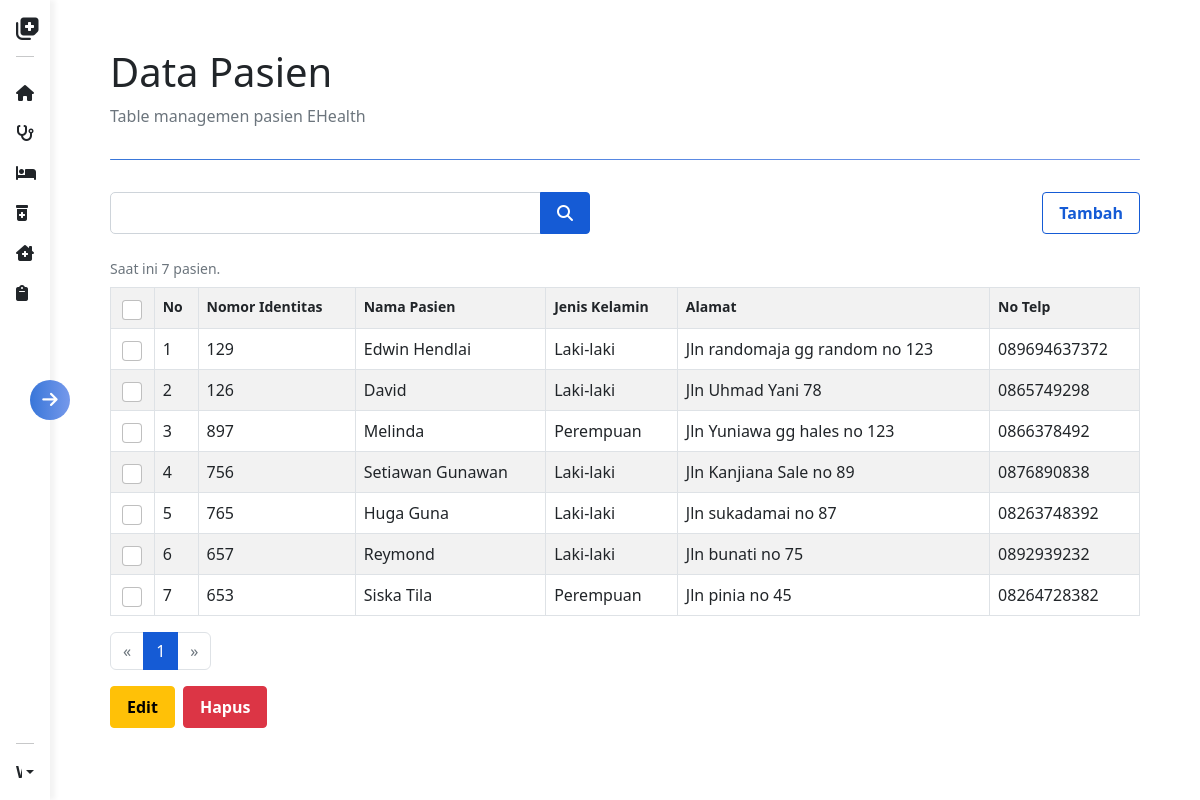
The page /php/pasien/index.php (signed in) on the database its author committed.
### tables this page shows
CREATE TABLE `tb_pasien` (
  `id` int(11) NOT NULL,
  `nomor_identitas` varchar(30) NOT NULL,
  `nama_pasien` varchar(80) NOT NULL,
  `jenis_kelamin` enum('L','P') NOT NULL,
  `alamat` text NOT NULL,
  `no_telp` varchar(15) NOT NULL
);

### php/functions.php (called while the page is built, shortened)
<?php
$conn = mysqli_connect('localhost', 'root', '', 'rumahsakit');
function query($q){
    global $conn;
    $data = mysqli_query($conn, $q);
    $arr = [];
    while($a = mysqli_fetch_assoc($data)){
        $arr[] = $a;
    }
    return $arr;
}
?>

### php/pasien/index.php (the view, shortened to what this page needs)
<?php
require_once "../functions.php";
$current_table = 'tb_pasien';
$datas = query("SELECT * FROM `$current_table`");
$total_datas = count($datas);
$limit = 10;
$current_page = (int) ($_GET['page'] ?? 1);
$start = ($current_page - 1) * $limit;
$total_pages = (int) ceil(count($datas) / $limit);
if(isset($_GET['search']) || isset($_POST['search-btn'])){
    $keyword = $_GET['search'] ?? $_POST['search'];
    $datas = search($keyword, $current_table);
    $total_datas = count($datas);
    $total_pages = (int) ceil(count($datas) / $limit);
    $datas = searchWithLimit($keyword, $start, $limit, $current_table);
}else{
    $datas = query("SELECT * FROM `$current_table` LIMIT $start, $limit");
}
?>
<?php require_once "../partials/header.php" ?>
<div class="d-flex">
    <?php require_once "../partials/sidebar.php" ?>
    <div class="container-fluid py-5 mx-5" style="overflow-y: auto; max-height: 100vh;">
        <h1>Data Pasien</h1>
        <p class="text-muted">Table managemen pasien EHealth</p>
        <div class="d-flex align-items-center justify-content-between mb-3" style="margin-top: 4rem;">
            <form action="" method="post" style="width: 100%; max-width: 480px;">
                <div class="input-group">
                    <input type="text" name="search" id="search-input" class="form-control" data-table="<?= $current_table ?>" value="<?= $keyword ?? ''?>">
                    <button type="submit" name="search-btn" class="btn btn-primary"><i class="fa-solid fa-magnifying-glass"></i></button>
                </div>
            </form>
            <a href="./tambah.php" class="btn btn-outline-primary">Tambah</a>
        </div>
        <div class="table-responsive" id="table-element">
            <?php if(count($datas) > 0): ?>
                <form action="" method="post" id="checked_form">
                    <table class="table table-striped table-bordered caption-top">
                        <caption>Saat ini <?= $total_datas ?> pasien.</caption>
                        <tr>
                            <th>
                                <input type="checkbox" class="form-check-input mx-auto d-block" id="select-all-checks" style="width: 20px; height: 20px;">
                            </th>
                            <th>No</th>
                            <th>Nomor Identitas</th>
                            <th>Nama Pasien</th>
                            <th>Jenis Kelamin</th>
                            <th>Alamat</th>
                            <th>No Telp</th>
                        </tr>
                        <?php $i = $start + 1; foreach($datas as $data): ?>
                            <tr>
                                <td>
                                    <input type="checkbox" class="form-check-input checks mx-auto d-block" style="width: 20px; height: 20px;" name="<?= "select_single_$i"?>" value="<?= $data['id']?>">
                                </td>
                                <td><?= $i?></td>
                                <td><?= $data['nomor_identitas']?></td>
                                <td><?= $data['nama_pasien']?></td>
                                <td><?= $data['jenis_kelamin'] === "L" ? "Laki-laki" : "Perempuan"?></td>
                                <td><?= $data['alamat']?></td>
                                <td><?= $data['no_telp']?></td>
                            </tr>
                        <?php $i++; endforeach; ?>
                    </table>
                </form>
                <nav aria-label="Page navigation example">
                    <ul class="pagination gap-0">
                        <li class="page-item <?= $current_page == 1 ? 'disabled' : ''?>">
                            <a class="page-link" href="?<?= isset($keyword) ? "search=$keyword&" : ''?>page=<?= $current_page - 1?>" aria-label="Previous">
                                <span aria-hidden="true">&laquo;</span>
                            </a>
                        </li>
                        <?php for($j = 0; $j < $total_pages; $j++): ?>
                                <li class="page-item <?= $j + 1 == $current_page ? 'active' : '' ?>"><a class="page-link" href="?<?= isset($keyword) ? "search=$keyword&" : ''?>page=<?= $j + 1 ?>"><?= $j + 1?></a></li>
                        <?php endfor; ?>
                        <li class="page-item <?= $current_page == $total_pages ? 'disabled' : ''?>">
                            <a class="page-link" href="?<?= isset($keyword) ? "search=$keyword&" : ''?>page=<?= $current_page + 1?>" aria-label="Next">
                                <span aria-hidden="true">&raquo;</span>
                            </a>
                        </li>
                    </ul>
                </nav>
            <?php else: ?>
                <h4 class="mt-3 mb-4">Saat ini tidak ada data.</h4>
            <?php endif; ?>
        </div>
        <div class="d-flex gap-2">
            <button class="btn btn-warning edit">Edit</button>
            <button class="btn btn-danger hapus">Hapus</button>
        </div>
    </div>
</div>
<?php require_once "../partials/footer.php" ?>

### assets/css/style.css (style rules this page uses)
:root { --gradient: linear-gradient(90deg, rgb(56, 118, 217), rgb(118, 153, 235)); --gradient-purple: linear-gradient(90deg, rgb(174, 56, 217), rgb(235, 118, 134)); }
a { text-decoration: none !important; }
th, caption { font-size: 14px; }

### rows shown on the page
tb_pasien: nomor_identitas "129", nama_pasien "Edwin Hendlai", jenis_kelamin "Laki-laki", alamat "Jln randomaja gg random no 123", no_telp "089694637372"
tb_pasien: nomor_identitas "126", nama_pasien "David", jenis_kelamin "Laki-laki", alamat "Jln Uhmad Yani 78", no_telp "0865749298"
tb_pasien: nomor_identitas "897", nama_pasien "Melinda", jenis_kelamin "Perempuan", alamat "Jln Yuniawa gg hales no 123", no_telp "0866378492"
tb_pasien: nomor_identitas "756", nama_pasien "Setiawan Gunawan", jenis_kelamin "Laki-laki", alamat "Jln Kanjiana Sale no 89", no_telp "0876890838"
tb_pasien: nomor_identitas "765", nama_pasien "Huga Guna", jenis_kelamin "Laki-laki", alamat "Jln sukadamai no 87", no_telp "08263748392"
tb_pasien: nomor_identitas "657", nama_pasien "Reymond", jenis_kelamin "Laki-laki", alamat "Jln bunati no 75", no_telp "0892939232"
tb_pasien: nomor_identitas "653", nama_pasien "Siska Tila", jenis_kelamin "Perempuan", alamat "Jln pinia no 45", no_telp "08264728382"

### other values the page prints
$total_datas "7"
